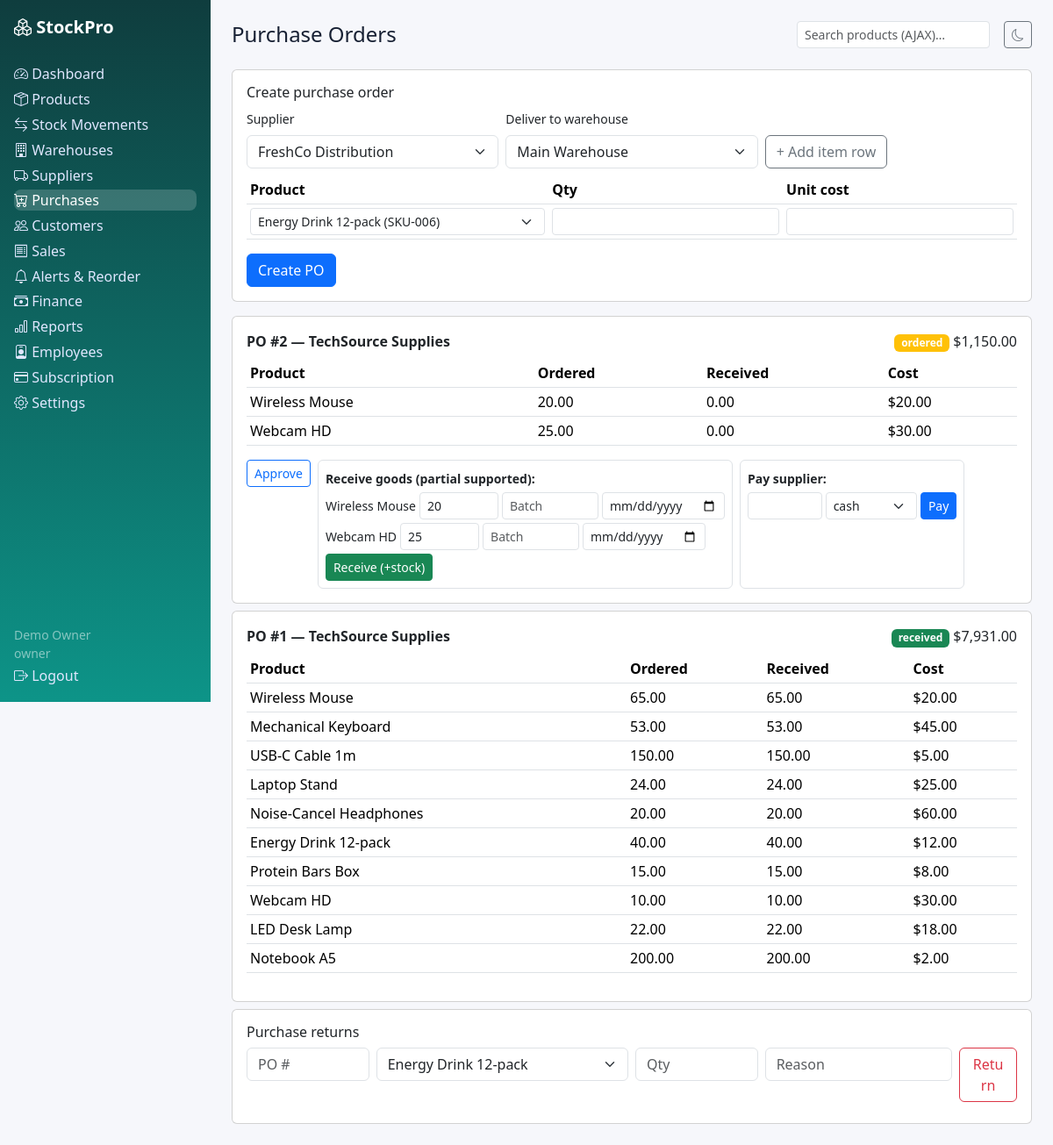
/purchases.php (signed in), run on the app's committed database.
### tables this page shows
CREATE TABLE purchases (id INT UNSIGNED AUTO_INCREMENT PRIMARY KEY, tenant_id INT UNSIGNED NOT NULL, supplier_id INT UNSIGNED NOT NULL, warehouse_id INT UNSIGNED NOT NULL, status ENUM('draft','ordered','approved','partial','received','cancelled') NOT NULL DEFAULT 'ordered', total DECIMAL(12,2) NOT NULL DEFAULT 0, received_at DATETIME NULL, created_at DATETIME NOT NULL DEFAULT CURRENT_TIMESTAMP, INDEX idx_po_tenant(tenant_id), CONSTRAINT fk_po_tenant FOREIGN KEY(tenant_id) REFERENCES tenants(id) ON DELETE CASCADE, CONSTRAINT fk_po_supplier FOREIGN KEY(supplier_id) REFERENCES suppliers(id), CONSTRAINT fk_po_wh FOREIGN KEY(warehouse_id) REFERENCES warehouses(id));

CREATE TABLE suppliers (id INT UNSIGNED AUTO_INCREMENT PRIMARY KEY, tenant_id INT UNSIGNED NOT NULL, name VARCHAR(150) NOT NULL, contact VARCHAR(100) NULL, email VARCHAR(190) NULL, phone VARCHAR(40) NULL, category VARCHAR(80) NULL, address VARCHAR(255) NULL, created_at DATETIME NOT NULL DEFAULT CURRENT_TIMESTAMP, INDEX idx_sup_tenant(tenant_id), CONSTRAINT fk_sup_tenant FOREIGN KEY(tenant_id) REFERENCES tenants(id) ON DELETE CASCADE);

CREATE TABLE purchase_items (id INT UNSIGNED AUTO_INCREMENT PRIMARY KEY, tenant_id INT UNSIGNED NOT NULL, purchase_id INT UNSIGNED NOT NULL, product_id INT UNSIGNED NOT NULL, quantity DECIMAL(12,2) NOT NULL, received_qty DECIMAL(12,2) NOT NULL DEFAULT 0, unit_cost DECIMAL(12,2) NOT NULL DEFAULT 0, INDEX idx_pi_po(purchase_id), CONSTRAINT fk_pi_tenant FOREIGN KEY(tenant_id) REFERENCES tenants(id) ON DELETE CASCADE, CONSTRAINT fk_pi_po FOREIGN KEY(purchase_id) REFERENCES purchases(id) ON DELETE CASCADE, CONSTRAINT fk_pi_product FOREIGN KEY(product_id) REFERENCES products(id));

CREATE TABLE products (id INT UNSIGNED AUTO_INCREMENT PRIMARY KEY, tenant_id INT UNSIGNED NOT NULL, sku VARCHAR(60) NOT NULL, barcode VARCHAR(40) NULL, name VARCHAR(190) NOT NULL, description TEXT NULL, category_id INT UNSIGNED NULL, brand_id INT UNSIGNED NULL, unit VARCHAR(20) NOT NULL DEFAULT 'pcs', cost_price DECIMAL(12,2) NOT NULL DEFAULT 0, sale_price DECIMAL(12,2) NOT NULL DEFAULT 0, stock_qty DECIMAL(12,2) NOT NULL DEFAULT 0, min_stock DECIMAL(12,2) NOT NULL DEFAULT 5, max_stock DECIMAL(12,2) NOT NULL DEFAULT 100, track_expiry TINYINT(1) NOT NULL DEFAULT 0, status ENUM('active','inactive') NOT NULL DEFAULT 'active', created_at DATETIME NOT NULL DEFAULT CURRENT_TIMESTAMP, UNIQUE KEY uq_product_sku(tenant_id,sku), UNIQUE KEY uq_product_barcode(tenant_id,barcode), INDEX idx_prod_tenant(tenant_id), INDEX idx_prod_stock(stock_qty), CONSTRAINT fk_prod_tenant FOREIGN KEY(tenant_id) REFERENCES tenants(id) ON DELETE CASCADE, CONSTRAINT fk_prod_cat FOREIGN KEY(category_id) REFERENCES categories(id) ON DELETE SET NULL, CONSTRAINT fk_prod_brand FOREIGN KEY(brand_id) REFERENCES brands(id) ON DELETE SET NULL);

### includes/functions.php (called while the page is built, shortened)
<?php
function e(?string $v): string { return htmlspecialchars($v ?? '', ENT_QUOTES, 'UTF-8'); }
function current_user(): ?array { return $_SESSION['user'] ?? null; }
function tenant_id(): ?int { $u = current_user(); return isset($u['tenant_id']) && $u['tenant_id'] !== null ? (int)$u['tenant_id'] : null; }
function qa(PDO $pdo, string $sql, array $a = []): array { $s = $pdo->prepare($sql); $s->execute($a); return $s->fetchAll(); }
function money($n): string { return '$' . number_format((float)$n, 2); }

### includes/auth.php (called while the page is built, shortened)
<?php
require_once __DIR__ . '/../config/database.php';
require_once __DIR__ . '/functions.php';
function require_tenant(): int {
    $t = tenant_id();
    return $t;
}

### purchases.php (the view, shortened to what this page needs)
<?php require_once __DIR__ . '/includes/auth.php'; require_once __DIR__ . '/includes/roles.php';
$user = require_role(ROLE_PURCHASE); $pdo = db(); check_tenant_active($pdo); $tid = require_tenant(); $base = ''; $active = 'purchases'; $pageTitle = 'Purchase Orders';
$sups = qa($pdo, 'SELECT * FROM suppliers WHERE tenant_id=? ORDER BY name', [$tid]);
$whs = qa($pdo, 'SELECT * FROM warehouses WHERE tenant_id=? ORDER BY is_main DESC, name', [$tid]);
$prods = qa($pdo, 'SELECT * FROM products WHERE tenant_id=? AND status="active" ORDER BY name', [$tid]);
$pos = qa($pdo, 'SELECT p.*, s.name supplier FROM purchases p JOIN suppliers s ON s.id=p.supplier_id WHERE p.tenant_id=? ORDER BY p.id DESC LIMIT 25', [$tid]);
foreach ($pos as &$po) $po['items'] = qa($pdo, 'SELECT pi.*, pr.name pname FROM purchase_items pi JOIN products pr ON pr.id=pi.product_id WHERE pi.purchase_id=?', [$po['id']]);
$returns = qa($pdo, 'SELECT pr.*, p.name pname FROM purchase_returns pr JOIN products p ON p.id=pr.product_id WHERE pr.tenant_id=? ORDER BY pr.id DESC LIMIT 10', [$tid]);
include __DIR__ . '/includes/header.php'; ?>
<div class="card p-3 mb-3"><h6>Create purchase order</h6><form method="post"><?= csrf_field() ?><input type="hidden" name="action" value="create">
<div class="row g-2 mb-2"><div class="col-md-4"><label class="form-label small">Supplier</label><select class="form-select" name="supplier_id" required><?php foreach ($sups as $s): ?><option value="<?= $s['id'] ?>"><?= e($s['name']) ?></option><?php endforeach; ?></select></div>
<div class="col-md-4"><label class="form-label small">Deliver to warehouse</label><select class="form-select" name="warehouse_id" required><?php foreach ($whs as $w): ?><option value="<?= $w['id'] ?>"><?= e($w['name']) ?></option><?php endforeach; ?></select></div>
<div class="col-md-4 d-flex align-items-end"><button type="button" class="btn btn-outline-secondary" onclick="addItemRow('poItems')">+ Add item row</button></div></div>
<table class="table table-sm" id="poItems"><tr><th>Product</th><th>Qty</th><th>Unit cost</th></tr>
<tr class="item-row"><td><select class="form-select form-select-sm" name="product_id[]"><?php foreach ($prods as $p): ?><option value="<?= $p['id'] ?>"><?= e($p['name']) ?> (<?= e($p['sku']) ?>)</option><?php endforeach; ?></select></td>
<td><input class="form-control form-control-sm" type="number" step="0.01" name="qty[]" required></td><td><input class="form-control form-control-sm" type="number" step="0.01" name="cost[]" required></td></tr></table>
<button class="btn btn-primary">Create PO</button></form></div>
<?php foreach ($pos as $po): ?><div class="card p-3 mb-2"><div class="d-flex justify-content-between"><strong>PO #<?= $po['id'] ?> — <?= e($po['supplier']) ?></strong><span><span class="badge bg-<?= $po['status'] === 'received' ? 'success' : ($po['status'] === 'partial' ? 'info' : 'warning') ?>"><?= e($po['status']) ?></span> <?= money($po['total']) ?></span></div>
<table class="table table-sm mt-2"><tr><th>Product</th><th>Ordered</th><th>Received</th><th>Cost</th></tr><?php foreach ($po['items'] as $it): ?><tr><td><?= e($it['pname']) ?></td><td><?= $it['quantity'] ?></td><td><?= $it['received_qty'] ?></td><td><?= money($it['unit_cost']) ?></td></tr><?php endforeach; ?></table>
<div class="d-flex flex-wrap gap-2">
<?php if ($po['status'] === 'ordered'): ?><form method="post"><button class="btn btn-sm btn-outline-primary">Approve</button></form><?php endif; ?>
<?php if (in_array($po['status'], ['ordered','approved','partial'], true)): ?><form method="post" class="border rounded p-2">
<span class="small fw-bold">Receive goods (partial supported):</span>
<?php foreach ($po['items'] as $it): $rem = (float)$it['quantity'] - (float)$it['received_qty']; if ($rem <= 0) continue; ?><div class="d-flex gap-1 mt-1"><span class="small align-self-center"><?= e($it['pname']) ?></span><input class="form-control form-control-sm" style="max-width:90px" type="number" step="0.01" name="recv_<?= $it['id'] ?>" value="<?= $rem ?>"><input class="form-control form-control-sm" style="max-width:110px" name="batch_<?= $it['id'] ?>" placeholder="Batch"><input class="form-control form-control-sm" style="max-width:140px" type="date" name="expiry_<?= $it['id'] ?>"></div><?php endforeach; ?>
<button class="btn btn-sm btn-success mt-1">Receive (+stock)</button></form>
<form method="post" class="border rounded p-2">
<span class="small fw-bold">Pay supplier:</span><div class="d-flex gap-1 mt-1"><input class="form-control form-control-sm" style="max-width:110px" type="number" step="0.01" name="amount" required><select class="form-select form-select-sm" name="method"><option>cash</option><option>card</option><option>bank</option></select><button class="btn btn-sm btn-primary">Pay</button></div></form><?php endif; ?>
</div></div><?php endforeach; if (!$pos) echo '<div class="card p-3 text-muted">No purchase orders yet.</div>'; ?>
<div class="card p-3"><h6>Purchase returns</h6><form class="row g-2 mb-2" method="post"><?= csrf_field() ?><input type="hidden" name="action" value="return">
<div class="col-md-2"><input class="form-control" type="number" name="purchase_id" placeholder="PO #" required></div>
<div class="col-md-4"><select class="form-select" name="product_id"><?php foreach ($prods as $p): ?><option value="<?= $p['id'] ?>"><?= e($p['name']) ?></option><?php endforeach; ?></select></div>
<div class="col-md-2"><input class="form-control" type="number" step="0.01" name="quantity" placeholder="Qty" required></div>
<div class="col-md-3"><input class="form-control" name="reason" placeholder="Reason"></div><div class="col-md-1"><button class="btn btn-outline-danger w-100">Return</button></div></form>
<?php foreach ($returns as $r): ?><div class="small border-bottom py-1">PO #<?= $r['purchase_id'] ?> · <?= e($r['pname']) ?> · <?= $r['quantity'] ?> · <?= e($r['reason'] ?? '') ?> · <?= e($r['created_at']) ?></div><?php endforeach; ?></div>
<?php include __DIR__ . '/includes/footer.php'; ?>

### assets/css/style.css (style rules this page uses)
:root { --brand:#0d9488;--bg:#f6f7fb;--card:#fff;--text:#172033 }
body { background:var(--bg);color:var(--text);font-family:system-ui,-apple-system,"Segoe UI",Roboto,sans-serif }

### data on the page
purchases: id "2", supplier.name "TechSource Supplies", status "ordered", total "$1,150.00"
purchase_items: product.name "Wireless Mouse", quantity "20.00", received_qty "0.00", unit_cost "$20.00", quantity+received_qty "20"
purchase_items: product.name "Webcam HD", quantity "25.00", received_qty "0.00", unit_cost "$30.00", quantity+received_qty "25"
purchases: id "1", supplier.name "TechSource Supplies", status "received", total "$7,931.00"
purchase_items: product.name "Wireless Mouse", quantity "65.00", received_qty "65.00", unit_cost "$20.00"
purchase_items: product.name "Mechanical Keyboard", quantity "53.00", received_qty "53.00", unit_cost "$45.00"
purchase_items: product.name "USB-C Cable 1m", quantity "150.00", received_qty "150.00", unit_cost "$5.00"
purchase_items: product.name "Laptop Stand", quantity "24.00", received_qty "24.00", unit_cost "$25.00"
purchase_items: product.name "Noise-Cancel Headphones", quantity "20.00", received_qty "20.00", unit_cost "$60.00"
purchase_items: product.name "Energy Drink 12-pack", quantity "40.00", received_qty "40.00", unit_cost "$12.00"
purchase_items: product.name "Protein Bars Box", quantity "15.00", received_qty "15.00", unit_cost "$8.00"
purchase_items: product.name "Webcam HD", quantity "10.00", received_qty "10.00", unit_cost "$30.00"
purchase_items: product.name "LED Desk Lamp", quantity "22.00", received_qty "22.00", unit_cost "$18.00"
purchase_items: product.name "Notebook A5", quantity "200.00", received_qty "200.00", unit_cost "$2.00"

### other printed values
$label "Dashboard"
$label "Products"
$label "Stock Movements"
$label "Warehouses"
$label "Suppliers"
$label "Purchases"
$label "Customers"
$label "Sales"
$label "Alerts & Reorder"
$label "Finance"
$label "Reports"
$label "Employees"
$label "Subscription"
$label "Settings"
current_user()['name'] "Demo Owner"
